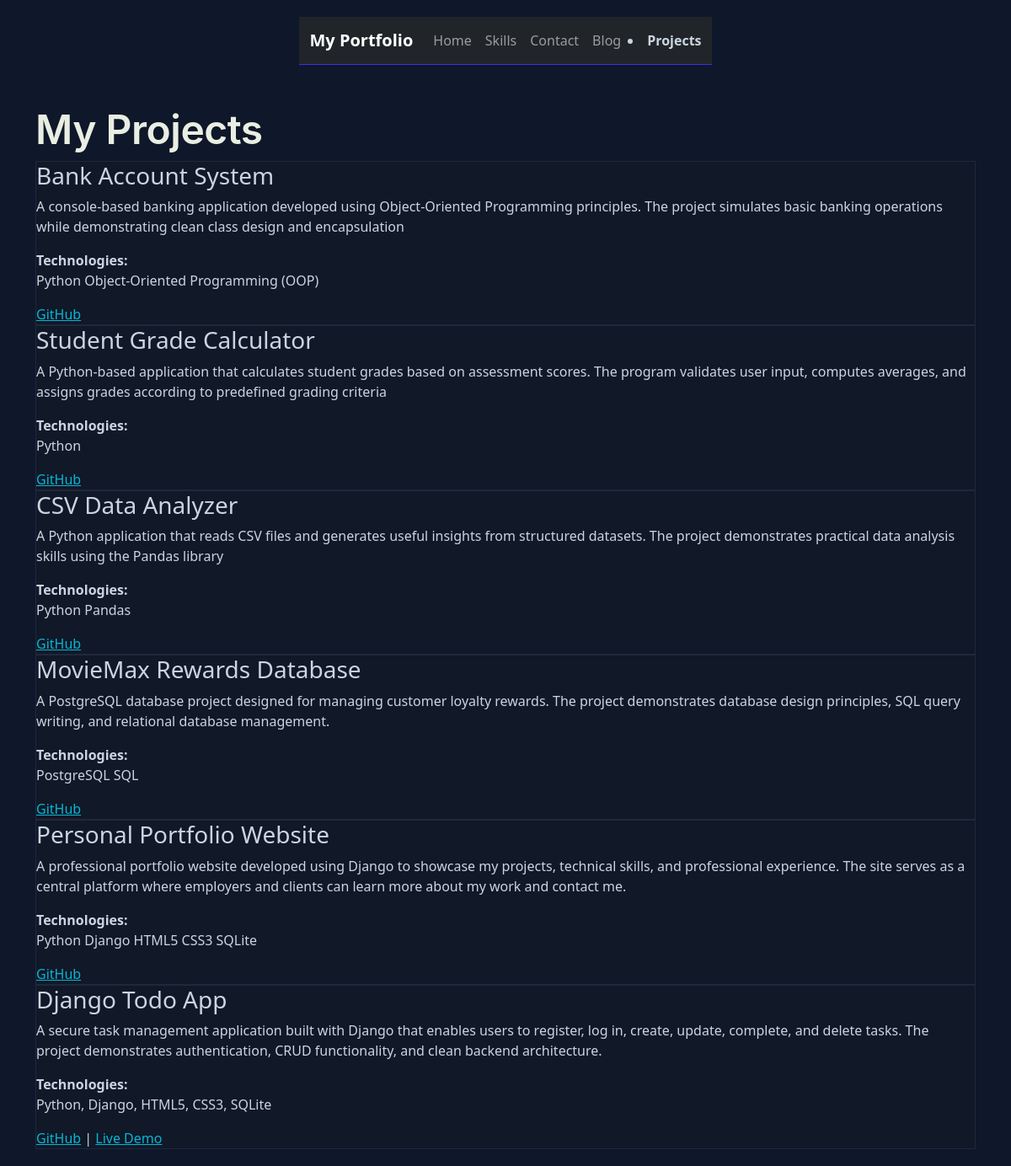
The page /projects/ on the database as committed earlier.
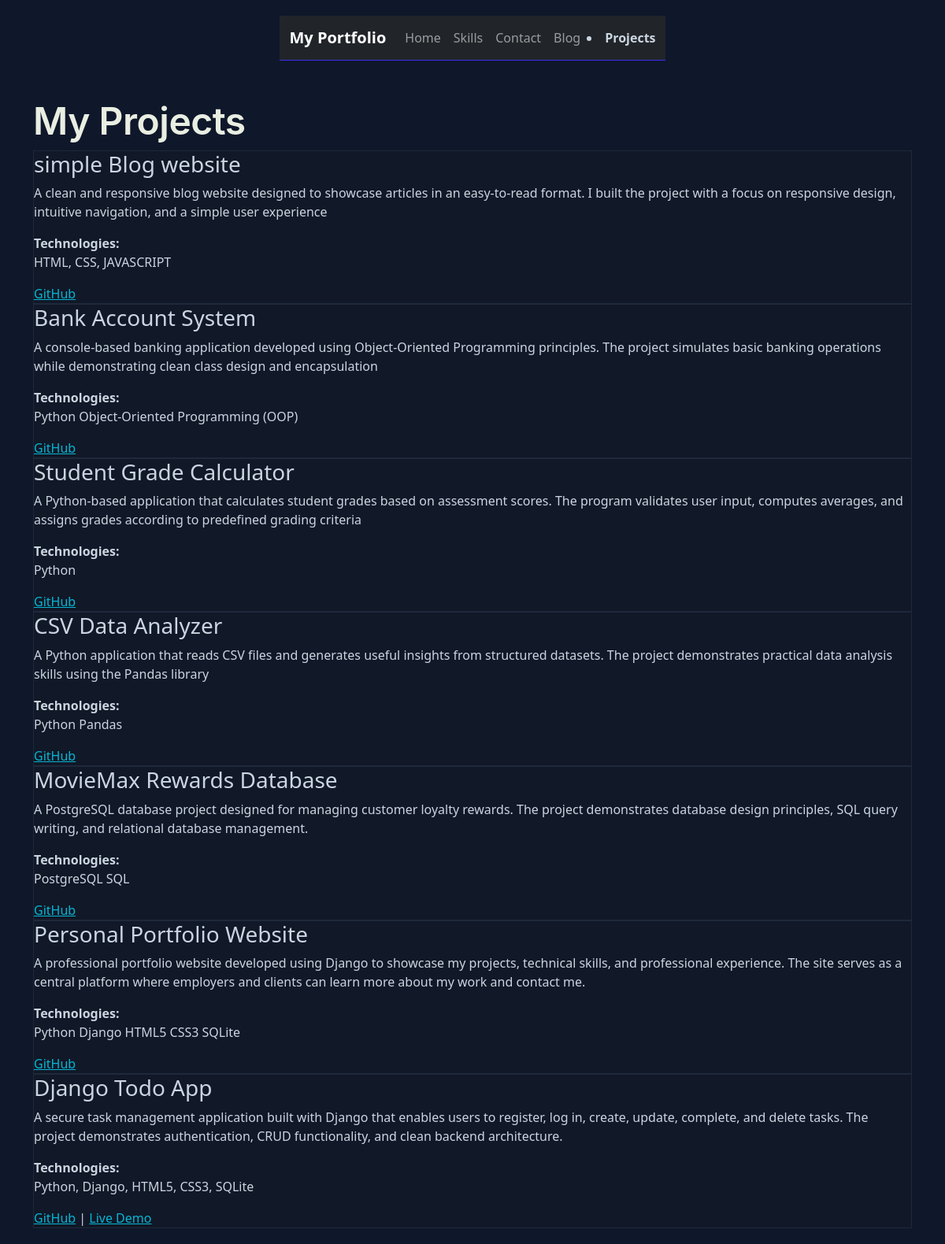
The same page on the database as committed later.
### portfolio/models.py (models this page shows, shortened)
class Project(models.Model):
    title = models.CharField(max_length=100)
    description = models.TextField()
    technologies = models.CharField(max_length=200)
    image = models.ImageField(upload_to="projects/", blank=True, null=True)
    github_url = models.URLField(blank=True)
    live_url = models.URLField(blank=True)
    created_at = models.DateTimeField(auto_now_add=True)

### portfolio/views.py (the view)
# urls.py: path("projects/", views.project_list, name="projects"),
def project_list(request):
    projects = Project.objects.all().order_by("-created_at")
    return render(request, "projects.html", {
        "projects": projects
    })

### portfolio/templates/projects.html (shortened to what this page needs)
{% extends "base.html" %}
{% block content %}
<h1>My Projects</h1>
<div class="projects">
    {% for project in projects %}
    <div class="project-card">
        <h3>{{ project.title }}</h3>
        <p>{{ project.description }}</p>
        <strong>Technologies:</strong>
        <p>{{ project.technologies }}</p>
        <a href="{{ project.github_url }}">GitHub</a>
        {% if project.live_url %}
            |
            <a href="{{ project.live_url }}">Live Demo</a>
        {% endif %}
    </div>
    {% endfor %}
</div>
{% endblock %}

### portfolio/templates/base.html (shortened to what this page needs)
{% load static %}
<!DOCTYPE html>
<html lang="en">
<head>
    <link href="https://cdn.jsdelivr.net/npm/bootstrap@5.3.3/dist/css/bootstrap.min.css" rel="stylesheet">
    <link rel="stylesheet" href="{% static 'css/style.css' %}">
</head>
<body>
<nav class="navbar navbar-expand-lg navbar-dark bg-dark">
    <div class="container">
        <a class="navbar-brand" href="{% url 'portfolio:home' %}">
            My Portfolio
        </a>
        <div class="collapse navbar-collapse" id="navbarNav">
            <div class="navbar-nav ms-auto">
                <a class="nav-link" href="{% url 'portfolio:home' %}">Home</a>
                <a class="nav-link" href="{% url 'portfolio:skill_list' %}">Skills</a>
                <a class="nav-link" href="{% url 'portfolio:contact' %}">Contact</a>
                <a class="nav-link" href="{% url 'portfolio:post_list' %}">Blog</a>
            </div>
        </div>
    <li>
    <a href="{% url 'portfolio:projects' %}">
        Projects
    </a>
    </li>
    </div>
</nav>
<div class="container mt-5">
    {% block content %}
    {% endblock %}
</div>
</body>
</html>

### portfolio/static/css/style.css (style rules this page uses)
:root { --primary:rgb(170, 3, 253); --background:#b509e9ec; --white:hsl(0, 84%, 7%); --text:#eaefe3fe; --muted:#f9faf5; --border:#05409a; --danger:#ecedea; --shadow:0 15px 35px rgba(240, 229, 229, 0.998); --ink:var(--text); --blue:var(--primary); --navy:#076045; --card:var(--white); --line:var(--border); }
html { scroll-behavior:var(--shadow); }
body { min-height:100vh; background:linear-gradient(135deg,#0f172a,#2563eb); padding:20px; color:var(--text); display: flex; flex-direction: column; align-items: center; justify-content: center; }
h1 { font-family:"Space Grotesk","Inter",sans-serif; font-size:clamp(2rem,5vw,3rem); font-weight:600; color:var(--ink); letter-spacing:-0.01em; }
nav { background:var(--navy); border-bottom:1px solid #3c30ee; display:flex; justify-content:space-between; align-items:center; padding:18px 40px; position:sticky; top:0; z-index:1000; }
nav a { text-decoration:none; color:#CBD5E1; font-weight:600; transition:.3s ease; }
body { background:#0F172A; color:#CBD5E1; }
.project-card { background:#111827; border:1px solid #1E293B; }
.project-card a { color:#06B6D4; }

Rows that differ between the two databases and show on the page:
added Project: title "simple Blog website", description "A clean and responsive blog website designed to showcase articles in an easy-to-read format. I built the project with a focus on responsive design, intuitive navigation, and a simple user experience", technologies "HTML, CSS, JAVASCRIPT"
